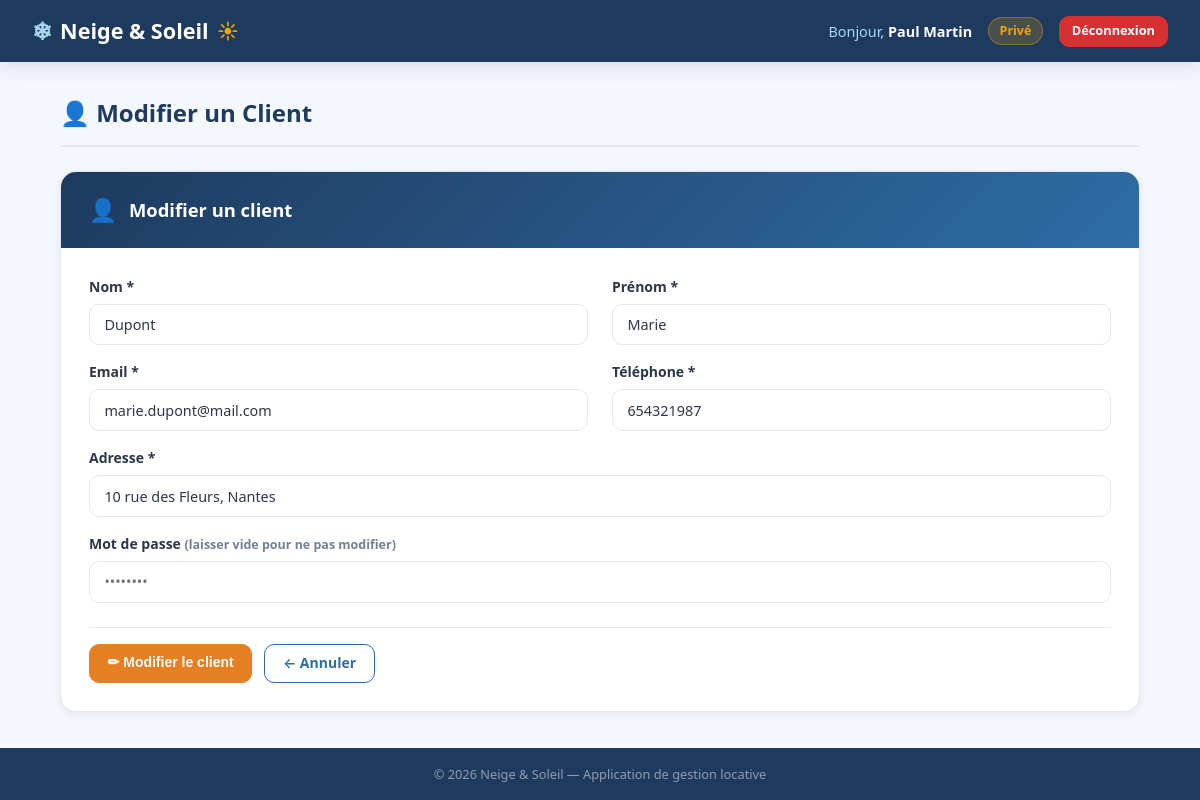
The app's page /index.php?page=vue_insert_client&id=1 (signed in) with its own data.
### tables this page shows
CREATE TABLE client (
    idclient    INT          PRIMARY KEY AUTO_INCREMENT,
    nom         VARCHAR(50)  NOT NULL,
    prenom      VARCHAR(50)  NOT NULL,
    adresse     VARCHAR(150) UNIQUE NOT NULL,
    email       VARCHAR(150) UNIQUE NOT NULL,
    mdp         VARCHAR(255) NOT NULL,
    telephone   BIGINT       UNIQUE NOT NULL,
    idcategorie INT          NULL DEFAULT NULL,
    CONSTRAINT fk_client_categorie
        FOREIGN KEY (idcategorie) REFERENCES categorie(idcategorie)
        ON DELETE SET NULL ON UPDATE CASCADE
);

### index.php (called while the page is built)
<?php
require_once 'controleur/controleur.class.php';
$controleur = new Controleur();
$controleur->gererRequete();

### modele/modele.class.php (called while the page is built, shortened)
<?php
require_once 'config_db.php';
class Modele {
    protected PDO $pdo;
    public function __construct() {
        $this->pdo = ConnexionDB::getInstance()->getPDO();
    }
    public function selectWhereId(string $table, string $idName, mixed $idValue): array|false {
        $stmt = $this->pdo->prepare("SELECT * FROM `$table` WHERE `$idName` = :id LIMIT 1");
        $stmt->execute(['id' => $idValue]);
        return $stmt->fetch();
    }
}

### modele/config_db.php (called while the page is built)
<?php
class ConnexionDB {
    private static ?ConnexionDB $instance = null;
    private PDO $pdo;
    private function __construct() {
        $host    = 'localhost';
        $db      = 'n&s_31_jv';
        $user    = 'root';
        $pass    = '';
        $charset = 'utf8mb4';
        $dsn     = "mysql:host=$host;dbname=$db;charset=$charset";
        $options = [
            PDO::ATTR_ERRMODE            => PDO::ERRMODE_EXCEPTION,
            PDO::ATTR_DEFAULT_FETCH_MODE => PDO::FETCH_ASSOC,
            PDO::ATTR_EMULATE_PREPARES   => false,
        ];
        try {
            $this->pdo = new PDO($dsn, $user, $pass, $options);
        } catch (PDOException $e) {
            die(json_encode(['erreur' => 'Connexion impossible : ' . $e->getMessage()]));
        }
    }
    public static function getInstance(): ConnexionDB {
        if (self::$instance === null) {
            self::$instance = new ConnexionDB();
        }
        return self::$instance;
    }
    public function getPDO(): PDO {
        return $this->pdo;
    }
}

### vue/vue_insert_client.php (the view, shortened to what this page needs)
<?php
$donnee  = $donnee ?? [];
$mode    = isset($donnee['idclient']) ? 'Modifier' : 'Ajouter';
require '_layout_header.php';
?>
    <div class="page-title">👤 <?php echo $mode; ?> un Client</div>
    <div class="card">
        <div class="card-header">
            <span class="icon">👤</span>
            <h3><?php echo $mode; ?> un client</h3>
        </div>
        <div class="card-body">
            <form method="POST" action="index.php?page=vue_insert_client">
                <div class="form-grid">
                    <div class="form-group">
                        <label for="nom">Nom *</label>
                        <input type="text" id="nom" name="nom" required
                               value="<?php echo htmlspecialchars($donnee['nom'] ?? ''); ?>">
                    </div>
                    <div class="form-group">
                        <label for="prenom">Prénom *</label>
                        <input type="text" id="prenom" name="prenom" required
                               value="<?php echo htmlspecialchars($donnee['prenom'] ?? ''); ?>">
                    </div>
                    <div class="form-group">
                        <label for="email">Email *</label>
                        <input type="email" id="email" name="email" required
                               value="<?php echo htmlspecialchars($donnee['email'] ?? ''); ?>">
                    </div>
                    <div class="form-group">
                        <label for="telephone">Téléphone *</label>
                        <input type="tel" id="telephone" name="telephone" required
                               value="<?php echo htmlspecialchars($donnee['telephone'] ?? ''); ?>">
                    </div>
                    <div class="form-group full">
                        <label for="adresse">Adresse *</label>
                        <input type="text" id="adresse" name="adresse" required
                               value="<?php echo htmlspecialchars($donnee['adresse'] ?? ''); ?>">
                    </div>
                    <div class="form-group full">
                        <label for="mdp">
                            Mot de passe <?php echo $mode === 'Modifier' ? '<small class="form-hint">(laisser vide pour ne pas modifier)</small>' : '*'; ?>
                        </label>
                        <input type="password" id="mdp" name="mdp"
                               <?php echo $mode === 'Ajouter' ? 'required' : ''; ?>
                               placeholder="••••••••">
                    </div>
                </div>
                <div class="form-actions">
                    <button type="submit" class="btn <?php echo $mode === 'Ajouter' ? 'btn-success' : 'btn-warning'; ?>">
                        <?php echo $mode === 'Ajouter' ? '+ Ajouter' : '✏ Modifier'; ?> le client
                    </button>
                    <a href="index.php?page=gestion_client" class="btn btn-outline">← Annuler</a>
                </div>
            </form>
        </div>
    </div>
<?php require '_layout_footer.php'; ?>

### css/style.css (style rules this page uses)
:root { --c-primary: #1e3a5f; --c-secondary: #2e6da4; --c-accent: #f0a500; --c-success: #2e9e5b; --c-danger: #d63031; --c-warning: #e67e22; --c-light: #f4f7fb; --c-white: #ffffff; --c-text: #2d3748; --c-muted: #718096; --c-border: #e2e8f0; --radius: 10px; --radius-lg: 16px; --shadow-sm: 0 2px 8px rgba(30,58,95,.08); --shadow-md: 0 4px 20px rgba(30,58,95,.14); --shadow-lg: 0 8px 40px rgba(30,58,95,.18); --transition: .25s ease; }
*, *::before, *::after { box-sizing: border-box; margin: 0; padding: 0; }
body { font-family: 'Segoe UI', system-ui, -apple-system, sans-serif; background: var(--c-light); color: var(--c-text); min-height: 100vh; line-height: 1.6; }
.card { background: var(--c-white); border-radius: var(--radius-lg); box-shadow: var(--shadow-sm); border: 1px solid var(--c-border); overflow: hidden; }
.card-header { background: linear-gradient(135deg, var(--c-primary), var(--c-secondary)); color: var(--c-white); padding: 1.25rem 1.75rem; display: flex; align-items: center; gap: .75rem; }
.card-header h2, .card-header h3 { margin: 0; font-size: 1.15rem; font-weight: 600; color: var(--c-white); }
.card-header .icon { font-size: 1.4rem; opacity: .9; }
.card-body { padding: 1.75rem; }
.page-title { font-size: 1.5rem; font-weight: 700; color: var(--c-primary); margin-bottom: 1.5rem; display: flex; align-items: center; gap: .6rem; padding-bottom: .75rem; border-bottom: 2px solid var(--c-border); }
.btn { display: inline-flex; align-items: center; gap: .4rem; padding: .55rem 1.1rem; border-radius: var(--radius); border: 1px solid transparent; font-weight: 600; font-size: .875rem; cursor: pointer; text-decoration: none; transition: all var(--transition); white-space: nowrap; line-height: 1.4; }
.btn-warning { background: var(--c-warning); color: #fff; border-color: var(--c-warning); }
.btn-outline { background: transparent; color: var(--c-secondary); border-color: var(--c-secondary); }
.form-grid { display: grid; grid-template-columns: 1fr 1fr; gap: 1rem 1.5rem; }
.form-grid .full { grid-column: 1 / -1; }
.form-group { display: flex; flex-direction: column; gap: .35rem; }
label { font-weight: 600; font-size: .875rem; color: var(--c-text); }
input[type="text"], input[type="email"], input[type="password"], input[type="date"], input[type="number"], input[type="tel"], select, textarea { padding: .65rem .9rem; border: 1.5px solid var(--c-border); border-radius: var(--radius); font-size: .9rem; font-family: inherit; color: var(--c-text); background: var(--c-white); transition: border-color var(--transition), box-shadow var(--transition); width: 100%; }
.form-hint { font-size: .78rem; color: var(--c-muted); }
.form-actions { display: flex; gap: .75rem; flex-wrap: wrap; margin-top: 1.5rem; padding-top: 1rem; border-top: 1px solid var(--c-border); }

### records on screen
client: idclient "Modifier", nom "Dupont", prenom "Marie", email "marie.dupont@mail.com", telephone "654321987", adresse "10 rue des Fleurs, Nantes"

### other values on screen
$nom_user "Paul Martin"
$statut "Privé"
